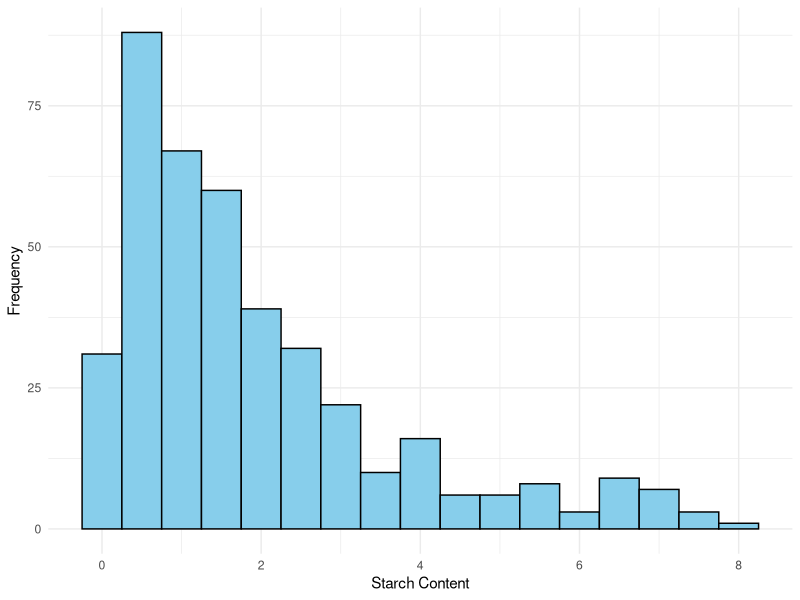
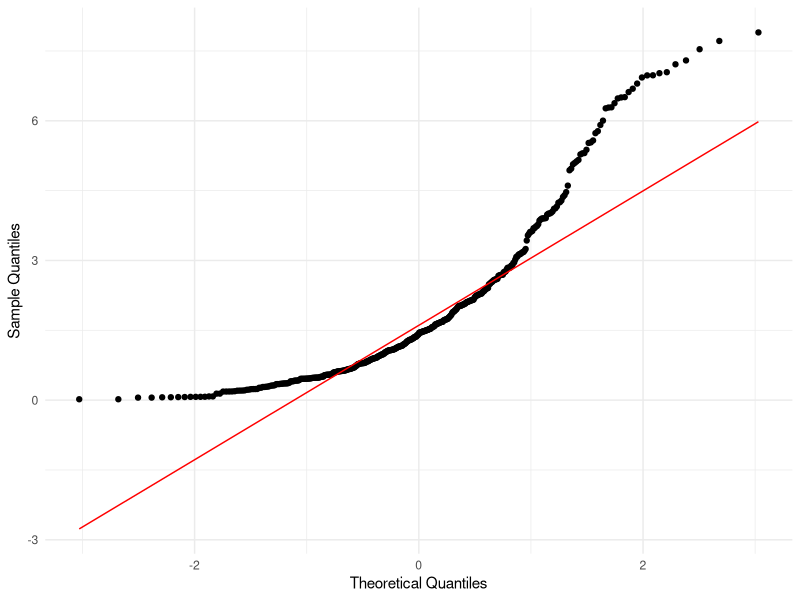
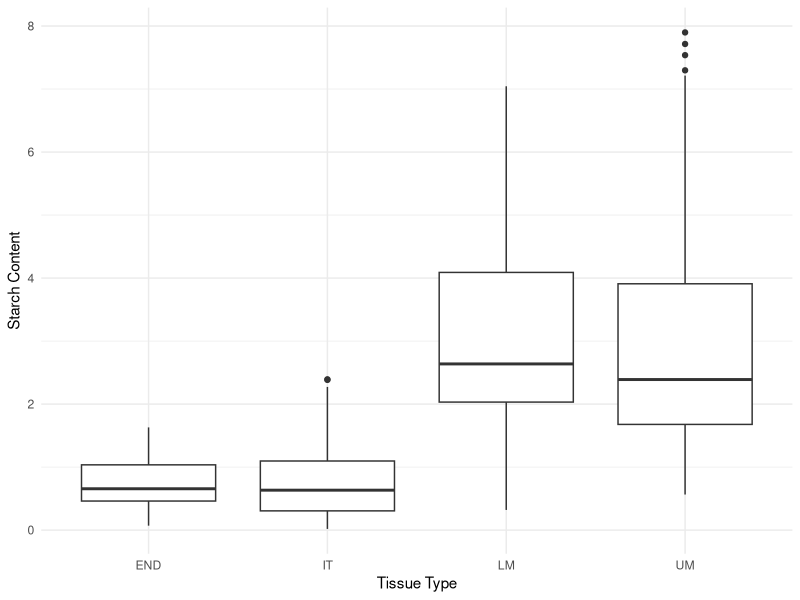
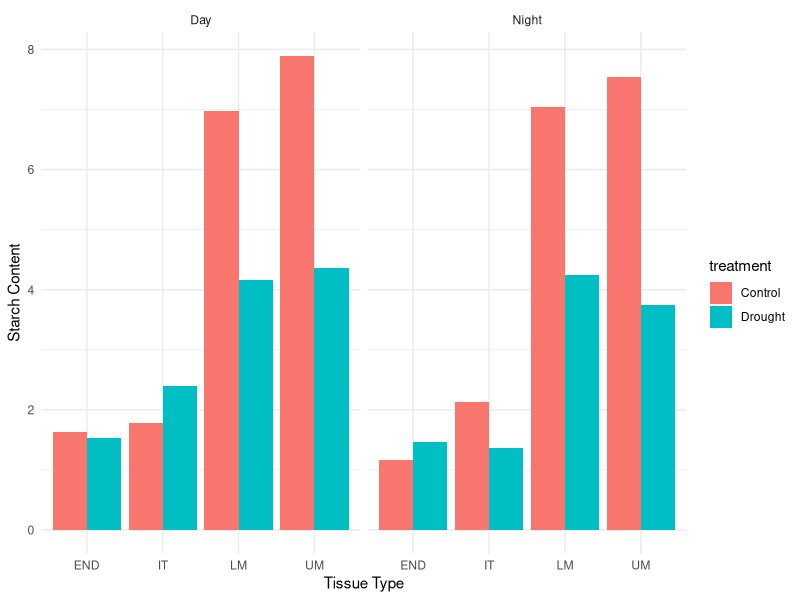
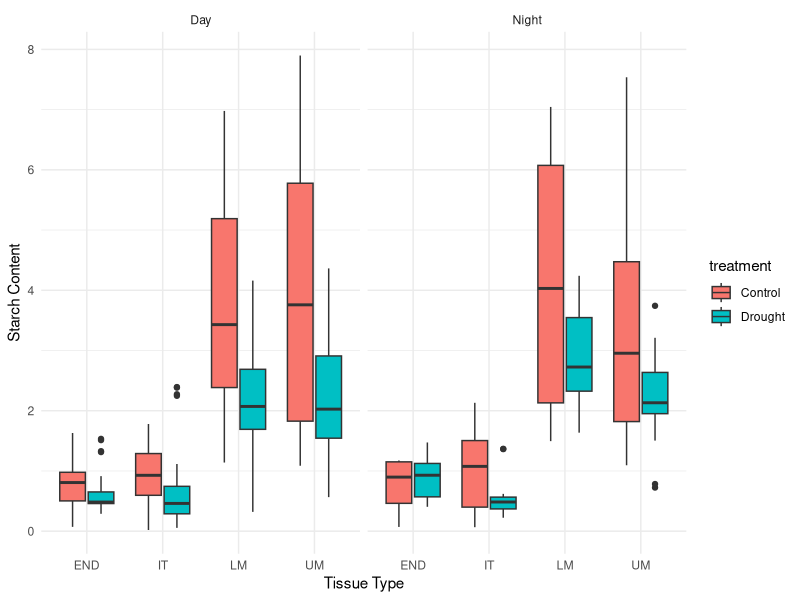
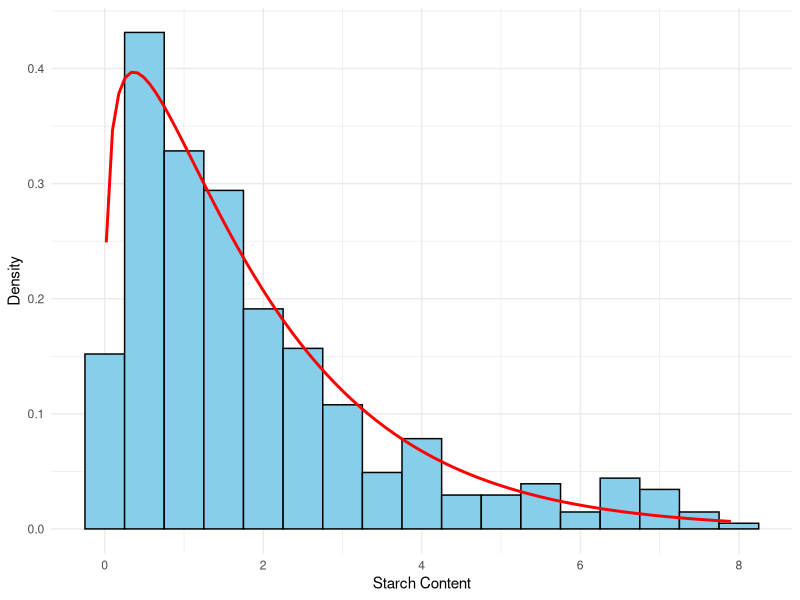

The R source for these figures, in order:
## ---- chunk 1
#| label: data-setup
#| echo: false
#| eval: true
data <- read.csv("data.csv")
## ---- chunk 2
#| label: fig-abbrevstats
#| echo: false
#| eval: true

library(knitr)
library(dplyr)

overall_summary <- data %>%
  summarize(
    Mean = mean(StarchNscTissue, na.rm = TRUE),
    Median = median(StarchNscTissue, na.rm = TRUE),
    SD = sd(StarchNscTissue, na.rm = TRUE),
    Min = min(StarchNscTissue, na.rm = TRUE),
    Max = max(StarchNscTissue, na.rm = TRUE),
    N = n()
  ) %>%
  mutate(Group = "Overall")

# By Location (campagne)
location_summary <- data %>%
  group_by(campagne) %>%
  summarize(
    Mean = mean(StarchNscTissue, na.rm = TRUE),
    Median = median(StarchNscTissue, na.rm = TRUE),
    SD = sd(StarchNscTissue, na.rm = TRUE),
    Min = min(StarchNscTissue, na.rm = TRUE),
    Max = max(StarchNscTissue, na.rm = TRUE),
    N = n()
  ) %>%
  mutate(Group = paste("campagne:", campagne))

# By DayPeriod
dayperiod_summary <- data %>%
  group_by(dayPeriod) %>%
  summarize(
    Mean = mean(StarchNscTissue, na.rm = TRUE),
    Median = median(StarchNscTissue, na.rm = TRUE),
    SD = sd(StarchNscTissue, na.rm = TRUE),
    Min = min(StarchNscTissue, na.rm = TRUE),
    Max = max(StarchNscTissue, na.rm = TRUE),
    N = n()
  ) %>%
  mutate(Group = paste("dayPeriod:", dayPeriod))

# Combine tables
combined_summary <- bind_rows(overall_summary, location_summary, dayperiod_summary) %>%
  arrange(factor(Group, levels = c("Overall", unique(location_summary$Group), unique(dayperiod_summary$Group)))) %>%
  select(Group, N, Mean, Median, SD, Min, Max)

# Display the table
kable(combined_summary, format = "markdown", caption = "Summary statistics of starch content.")
## ---- chunk 3
#| label: fig-normallity
#| echo: false
#| eval: true
#| layout-ncol: 2
#| fig-cap: "Plots used to check normallity assumption."
#| fig-subcap: 
#|  - "Histogram of starch content."
#|  - "Q-Q plot of starch content."
#| fig-width: 6
#| fig-height: 4

library(ggplot2)

ggplot(data, aes(x = StarchNscTissue)) +
  geom_histogram(binwidth = 0.5, color = "black", fill = "skyblue") +
  labs(
    x = "Starch Content",
    y = "Frequency"
  ) +
  theme_minimal()

ggplot(data, aes(sample = StarchNscTissue)) +
  stat_qq() +
  stat_qq_line(color = "red") +
  labs(
    x = "Theoretical Quantiles",
    y = "Sample Quantiles"
  ) +
  theme_minimal()

## ---- chunk 4
#| label: fig-tissue
#| echo: false
#| eval: true
#| fig-cap: "Boxplot of starch contents by tissue types"
#| fig-width: 5
#| fig-height: 3

ggplot(data, aes(x = tissu, y = StarchNscTissue)) +
  geom_boxplot() +
  labs(y = "Starch Content", x="Tissue Type") +
  theme_minimal()

## ---- chunk 5
#| label: fig-toma-graph
#| echo: false
#| eval: true
#| fig-cap: "Barchat of starch content vs. tissue types, separating by treatment and day or night."
#| fig-width: 5
#| fig-height: 3

ggplot(data, aes(x = tissu, y = StarchNscTissue, fill = treatment)) +
  geom_bar(stat = "identity", position = "dodge") +
  facet_wrap(~ dayPeriod) +
  labs(
    x = "Tissue Type",
    y = "Starch Content"
  ) +
  theme_minimal()

## ---- chunk 6
#| label: fig-toma-graph2
#| echo: false
#| eval: true
#| fig-cap: "Boxplot of Starch Content by Tissue Type and Treatment."
#| fig-width: 4
#| fig-height: 3

##Box_Plot
ggplot(data, aes(x = tissu, y = StarchNscTissue, fill = treatment)) +
  geom_boxplot() +
  facet_wrap(~ dayPeriod) +
  labs(
    x = "Tissue Type",
    y = "Starch Content"
  ) +
  theme_minimal()


## ---- chunk 7
#| label: gamma-setup
#| echo: false
#| eval: true

starchmean <- mean(data$StarchNscTissue)
st_var <- var(data$StarchNscTissue)

## Gamma(a,b)
# E(X) = a/b, Var(X)= a/(b^2)
# --> a = E(X)b --> Var(X)=E(X)/b
# --> b = E(X)/Var(X)
# --> a = [E(X)^2]/Var(X)
a <- starchmean^2/st_var
b <- starchmean/st_var

## ---- chunk 8
#| label: fig-gamma-graph
#| echo: false
#| eval: true
#| fig-cap: "Histogram of starch content with overlay of gamma(1.2333, 0.6407) distribution."
#| fig-width: 4
#| fig-height: 3

ggplot(data, aes(x = StarchNscTissue)) +
  geom_histogram(aes(y = ..density..), binwidth = 0.5, color = "black", fill = "skyblue") +
  stat_function(fun = dgamma, 
                args = list(shape = a, rate = b), 
                color = "red", size = 1) +
  labs(
    x = "Starch Content",
    y = "Density"
  ) +
  theme_minimal()

